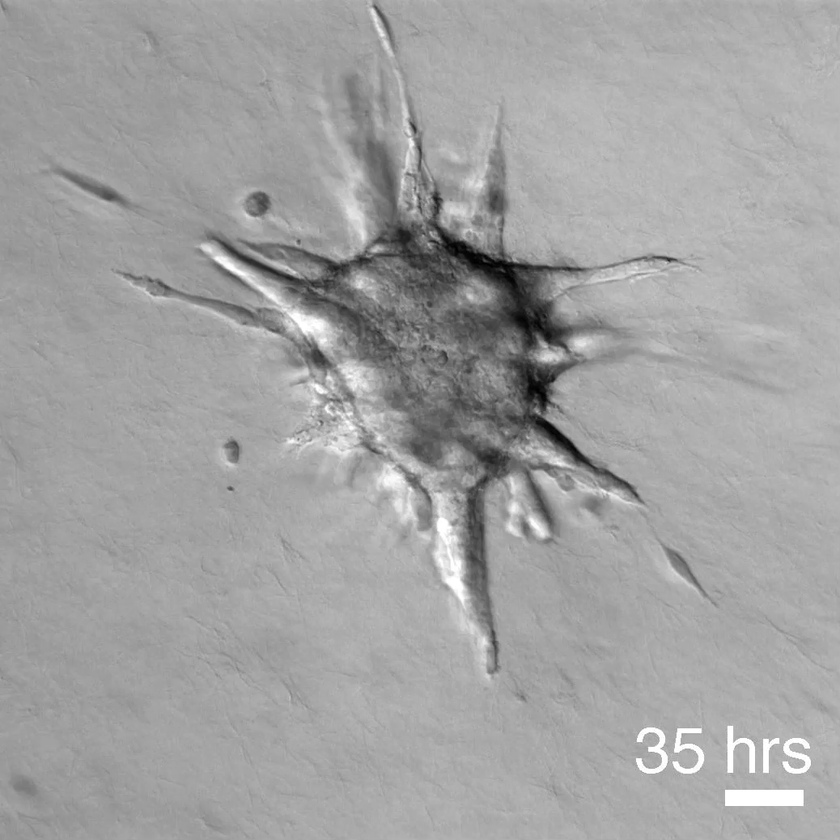
#> input picture img_35.png, 840 x 840 px, shrunk from 1038 x 1038 before the run
$ python edge2.py   (older library calls are emulated)
#> lines starting #> are read from the running program, lines starting #| are printed output that depends on the picture; after the words box and inside, x2 and y2 are one past the last pixel; in counts of white or black regions, pixels touching at a corner belong together
import numpy as np
import matplotlib.pyplot as plt
from scipy import ndimage as ndi
from skimage import io
from skimage.util import img_as_ubyte
from skimage.morphology import closing
from skimage import feature


# Generate noisy image of a square
#im = np.zeros((128, 128))
#im[32:-32, 32:-32] = 1
im = img_as_ubyte(io.imread('img_35.png', as_grey=True))
#> im is the input picture: shape (840, 840); min 0, max 255, mean 161.9

# Compute the Canny filter for two values of sigma
edges1 = feature.canny(im)
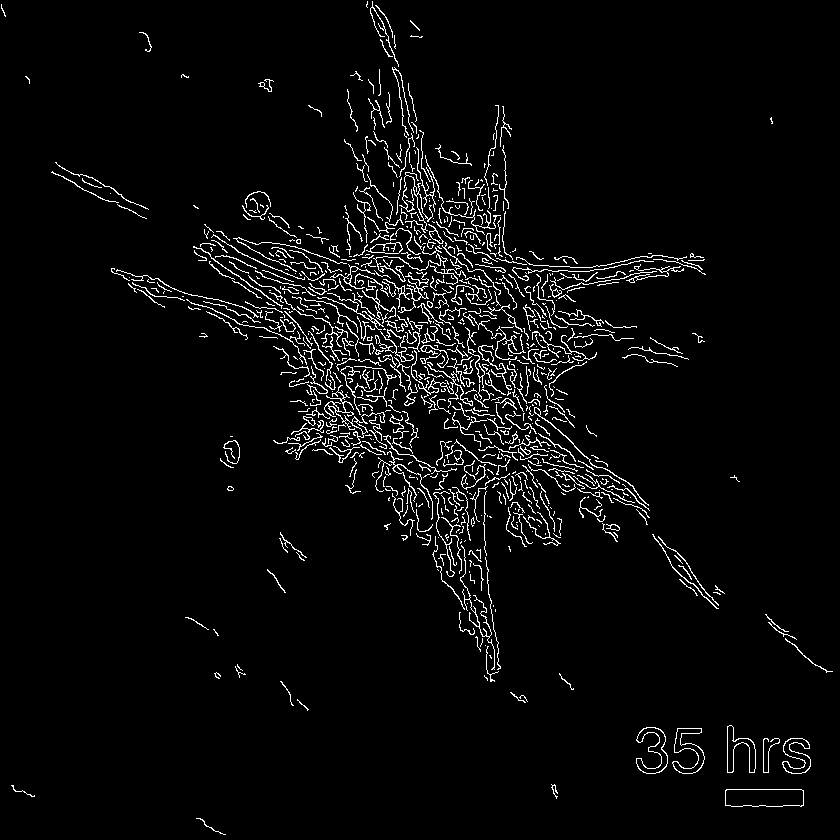
#> edges1: shape (840, 840) bool; 3.8% white in thin lines or dots
edges2 = feature.canny(im, sigma=3)
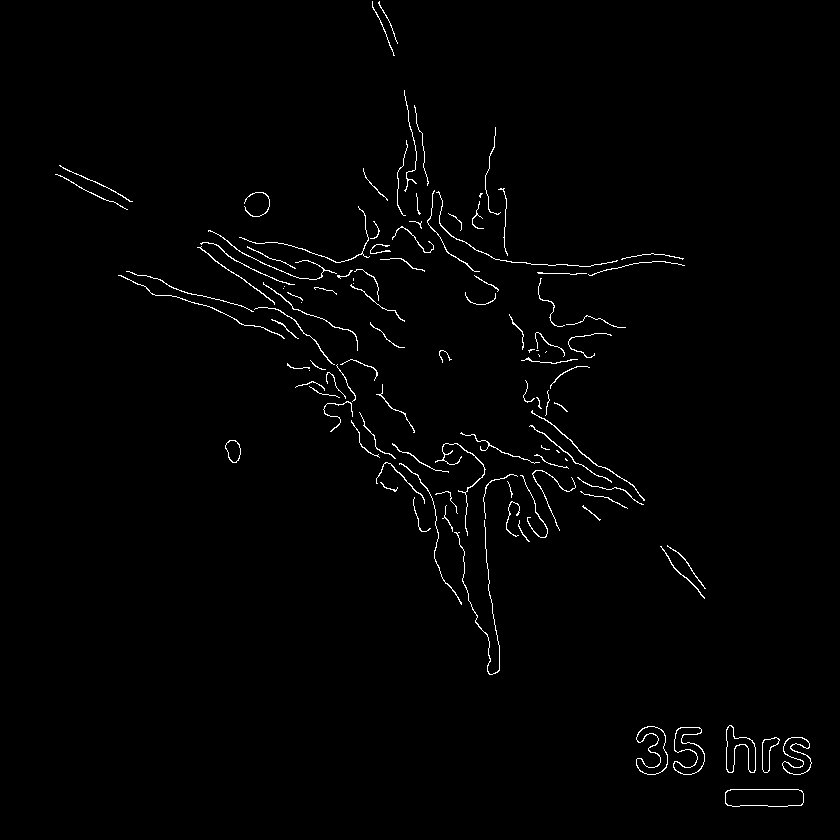
#> edges2: shape (840, 840) bool; 1.2% white in thin lines or dots, all inside (x1, y1, x2, y2) = (55, 1, 812, 807)

# perform morpho "closing" on edges?
#closed = closing(edges2,selem)
closed = closing(edges2)

# display results
fig, (ax3, ax4) = plt.subplots(nrows=1, ncols=2, figsize=(10, 6))
# [9 lines of commented-out code are left out]

ax3.imshow(edges2, cmap=plt.cm.gray)
ax3.axis('off')
ax3.set_title('Canny filter, $\sigma=3$', fontsize=20)

ax4.imshow(closed, cmap=plt.cm.gray)
ax4.axis('off')

fig.tight_layout()

plt.show()
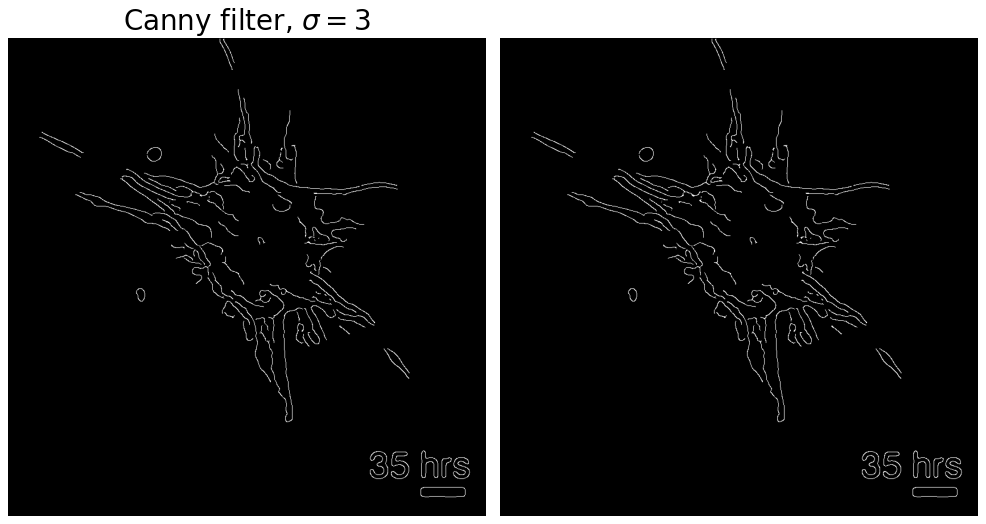
#> figure drawn by matplotlib, 2 panels
